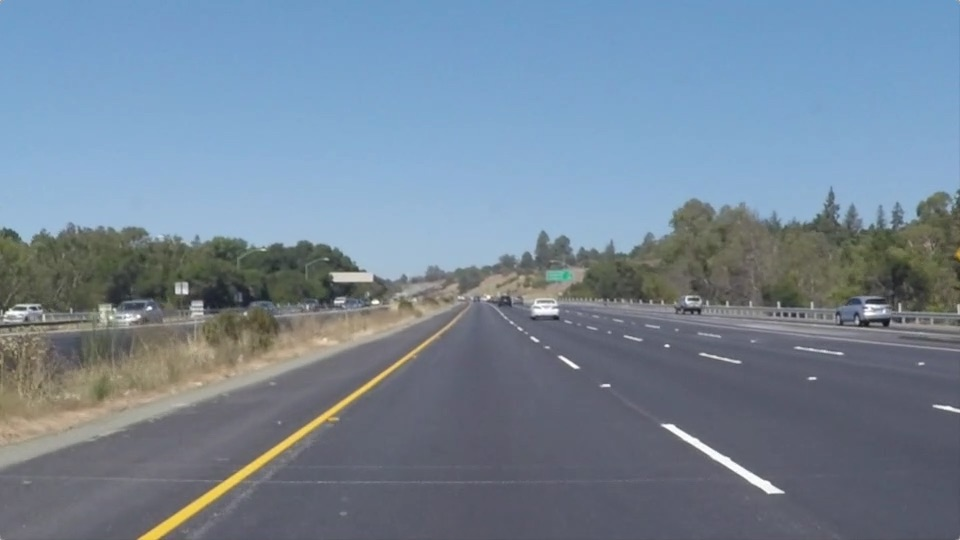
#> input picture test_images/solidYellowLeft.jpg, 960 x 540 px
$ python 'Hough Transform.py'
#> lines starting #> are read from the running program, lines starting #| are printed output that depends on the picture; after the words box and inside, x2 and y2 are one past the last pixel; in counts of white or black regions, pixels touching at a corner belong together
import matplotlib.pyplot as plt
import matplotlib.image as mpimg
import numpy as np
import cv2
import os
# Your Project Path
os.chdir('E:/Users/İndirilenler/yapay_zeka_proje_Lane_Detection')

image = mpimg.imread('test_images/solidYellowLeft.jpg')
#> image is the input picture: shape (540, 960, 3); mean R, G, B 116.5, 133.6, 150.8
gray = cv2.cvtColor(image,cv2.COLOR_RGB2GRAY)
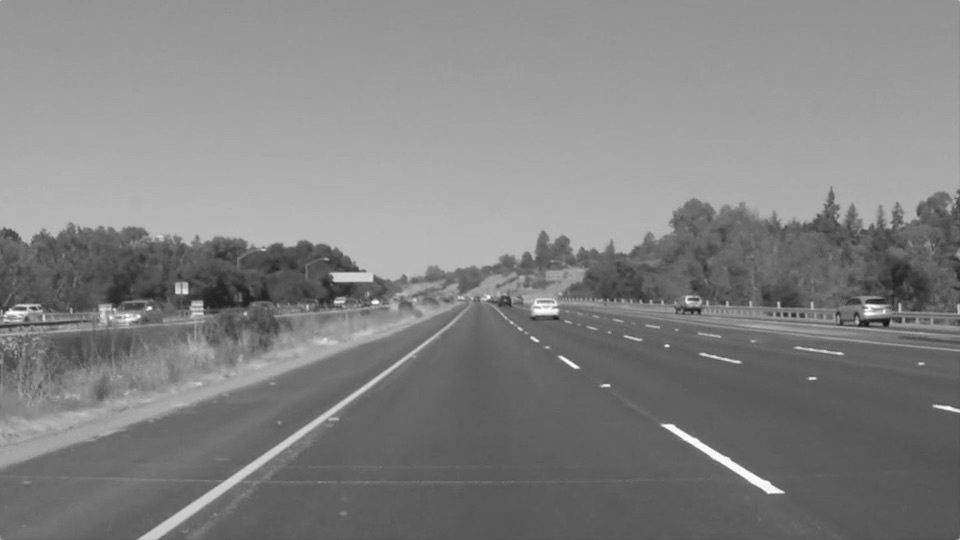
#> gray: shape (540, 960); min 19, max 255, mean 130.4

# Define a kernel size and apply Gaussian smoothing
kernel_size = 5
blur_gray = cv2.GaussianBlur(gray,(kernel_size, kernel_size),0)

# Define our parameters for Canny and apply
low_threshold = 180
high_threshold = 240
edges = cv2.Canny(blur_gray, low_threshold, high_threshold)
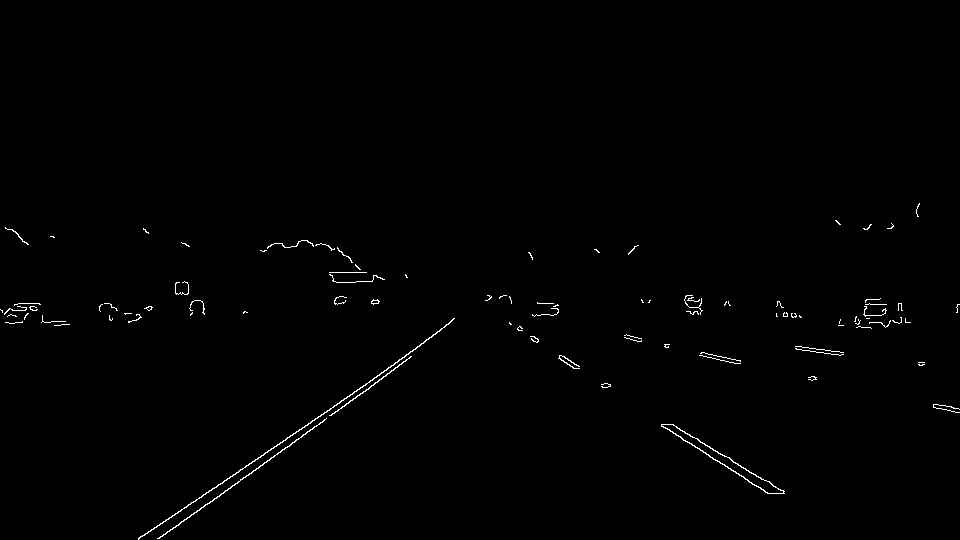
#> edges: shape (540, 960); 0.61% white in thin lines or dots, all inside (x1, y1, x2, y2) = (0, 203, 960, 540)

# Next we'll create a masked edges image using cv2.fillPoly()
mask = np.zeros_like(edges)
ignore_mask_color = 255

# This time we are defining a four sided polygon to mask
imshape = image.shape
#> imshape = (540, 960, 3)
vertices = np.array([[(0,imshape[0]),(450, 290), (490, 290), (imshape[1],imshape[0])]], dtype=np.int32)
cv2.fillPoly(mask, vertices, ignore_mask_color)
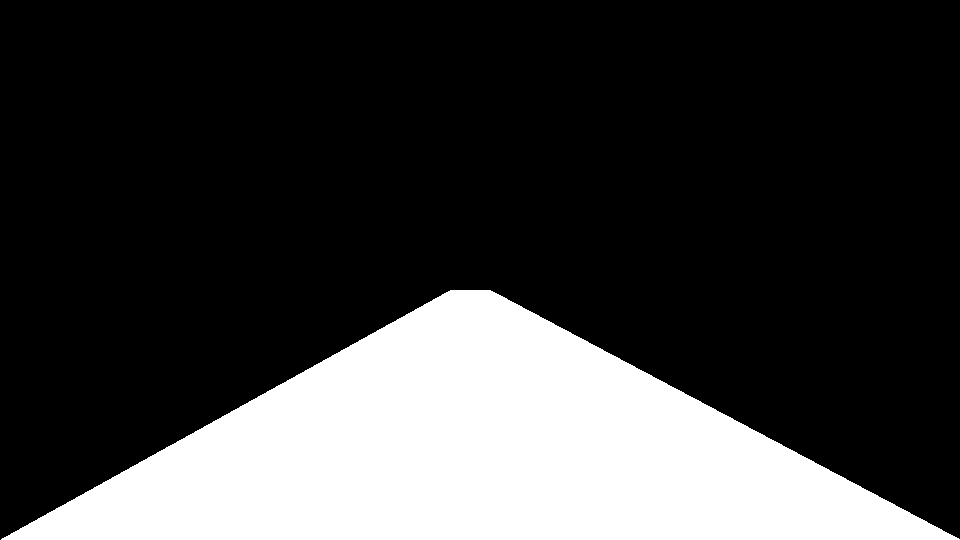
#> mask: shape (540, 960); 24.2% white; 1 white region, box (x1, y1, x2, y2) and area: (1, 290, 960, 540) 125210
masked_edges = cv2.bitwise_and(edges, mask)
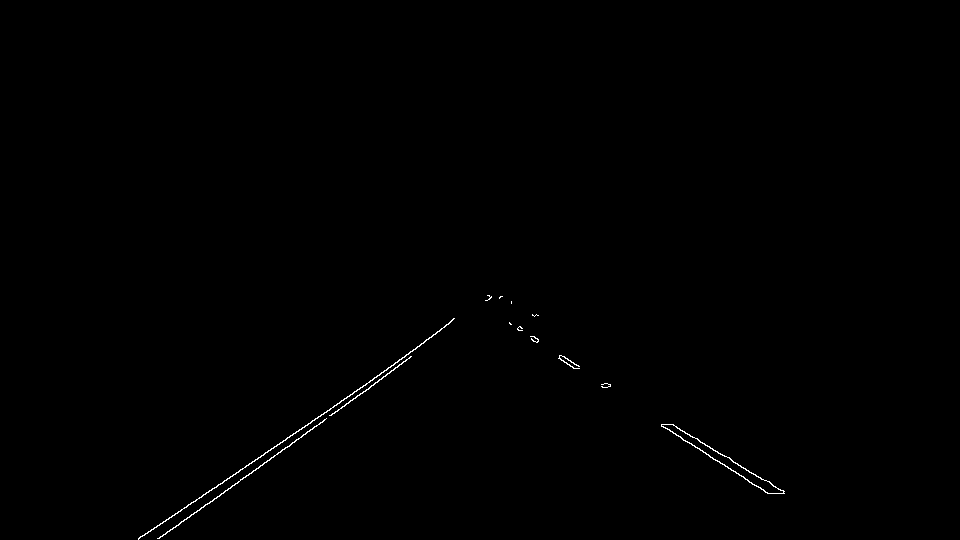
#> masked_edges: shape (540, 960); 0.29% white in thin lines or dots, all inside (x1, y1, x2, y2) = (138, 295, 785, 540)

# Define the Hough transform parameters
# Make a blank the same size as our image to draw on
rho = 1 # Distance resolution in pixels of the Hough grid
theta = np.pi/180 # Angular resolution in radians of the Hough grid
threshold = 2     # Minimum number of votes (intersections in Hough grid cell)
min_line_length = 4 #Minimum number of pixels making up a line
max_line_gap = 5    # Maximum gap in pixels between connectable line segments
line_image = np.copy(image)*0 # Creating a blank to draw lines on
#> line_image: shape (540, 960, 3); every value is 0

# Run Hough on edge detected image
# Output "lines" is an array containing endpoints of detected line segments
lines = cv2.HoughLinesP(masked_edges, rho, theta, threshold, np.array([]),
                            min_line_length, max_line_gap)
#> lines = 86 rows, first 6: [139, 537, 238, 472], [186, 519, 411, 356], [518, 327, 522, 330], [317, 418, 347, 396], [567, 358, 574, 368], [605, 383, 610, 386]

# Iterate over the output "lines" and draw lines on a blank image
for line in lines:
    for x1,y1,x2,y2 in line:
        cv2.line(line_image,(x1,y1),(x2,y2),(255,0,0),10)
#> this loop made 86 passes
#> line on passes 1 to 12: [[139, 537, 238, 472]], [[186, 519, 411, 356]], [[518, 327, 522, 330]], [[317, 418, 347, 396]], [[567, 358, 574, 368]], [[605, 383, 610, 386]], [[273, 448, 293, 433]], [[705, 453, 709, 455]], [[369, 381, 397, 362]], [[738, 465, 745, 468]], [[720, 454, 730, 458]], [[673, 433, 678, 435]]
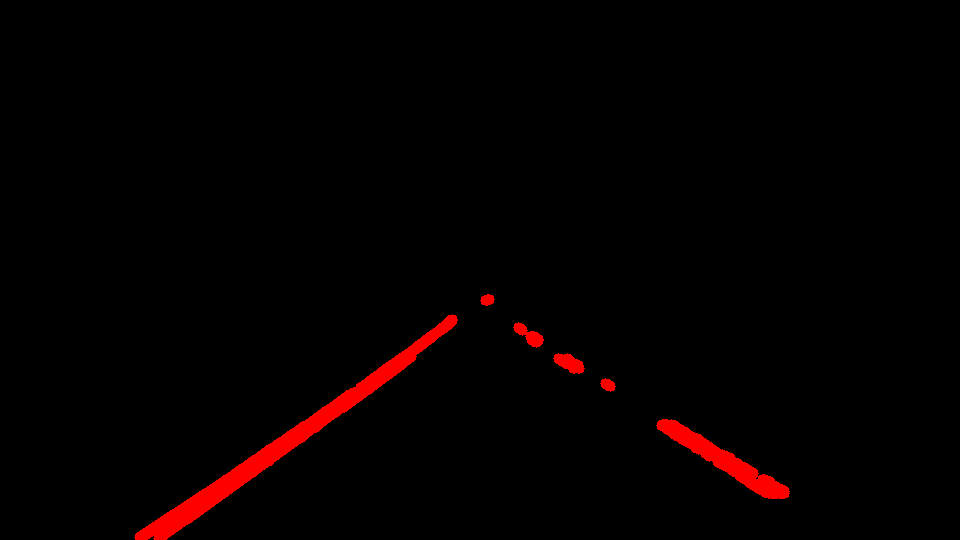
#> line_image: shape (540, 960, 3); mean R, G, B 5, 0, 0

# Create a "color" binary image to combine with line image
color_edges = np.dstack((edges, edges, edges))

# Draw the lines on the edge image
lines_edges = cv2.addWeighted(color_edges, 0.8, line_image, 1, 0)
lines_edges = cv2.polylines(lines_edges,vertices, True, (0,0,255), 10)
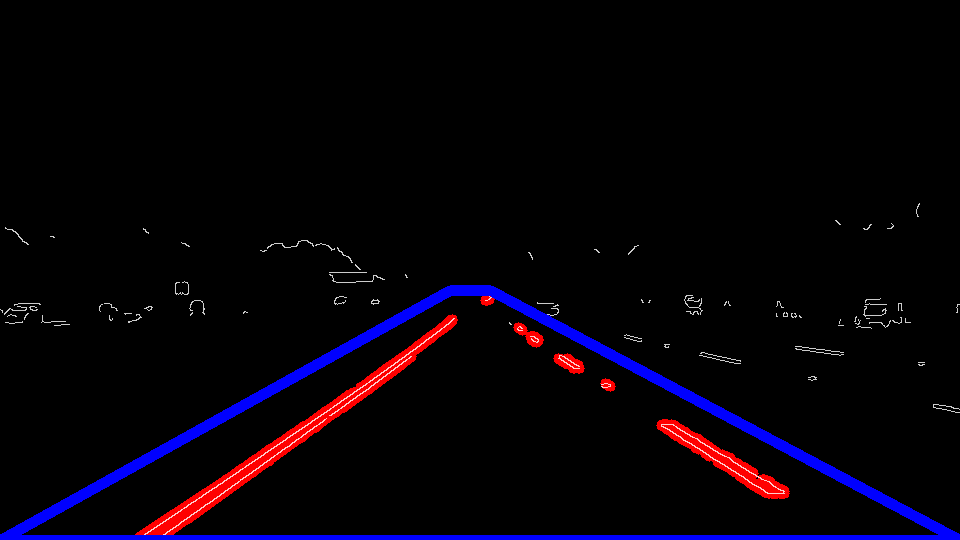
#> lines_edges: shape (540, 960, 3); mean of channels 0, 1, 2 5.6, 1.2, 9.1; drawn as R, G, B
plt.imshow(image)
plt.title("Input Image")
plt.show()
plt.imshow(lines_edges)
plt.title("Colored Lane line [In RED] and Region of Interest [In Blue]")
plt.savefig('output_colors/line_edges.jpg')
plt.show()

$ run again, with test_images/solidWhiteCurve.jpg copied over test_images/solidYellowLeft.jpg
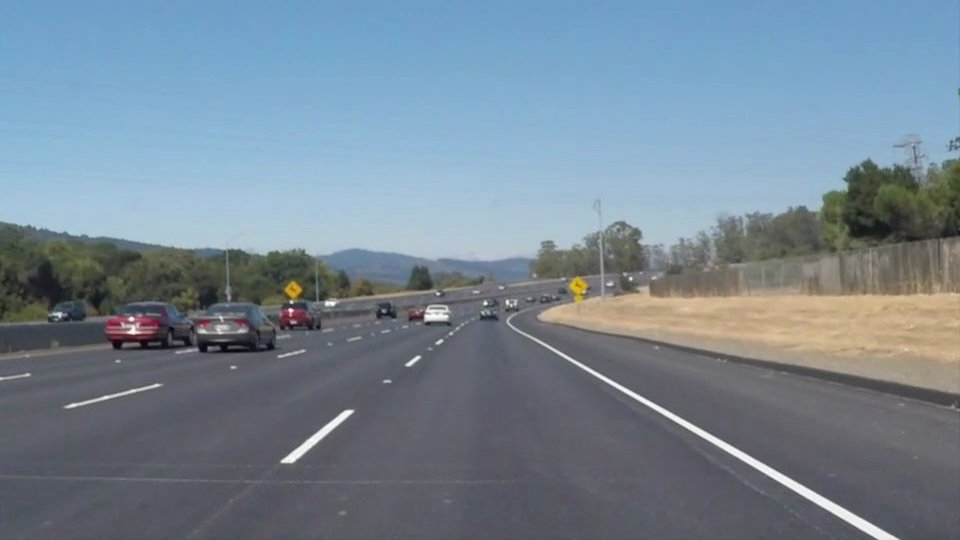
#> input picture test_images/solidWhiteCurve.jpg, 960 x 540 px
#> image is the input picture: shape (540, 960, 3); mean R, G, B 118.5, 134.5, 148.1
#> edges: shape (540, 960); 0.57% white in thin lines or dots, all inside (x1, y1, x2, y2) = (0, 159, 899, 540)
#> mask: shape (540, 960); 24.2% white; 1 white region, box (x1, y1, x2, y2) and area: (1, 290, 960, 540) 125210
#> masked_edges: shape (540, 960); 0.32% white in thin lines or dots, all inside (x1, y1, x2, y2) = (280, 299, 899, 540)
#> lines = 133 rows, first 6: [833, 503, 898, 538], [510, 323, 585, 366], [662, 413, 691, 431], [579, 367, 592, 373], [518, 333, 564, 357], [863, 531, 872, 535]
#> the loop `for line in lines:` made 133 passes
#> after the loop `for line in lines:`:
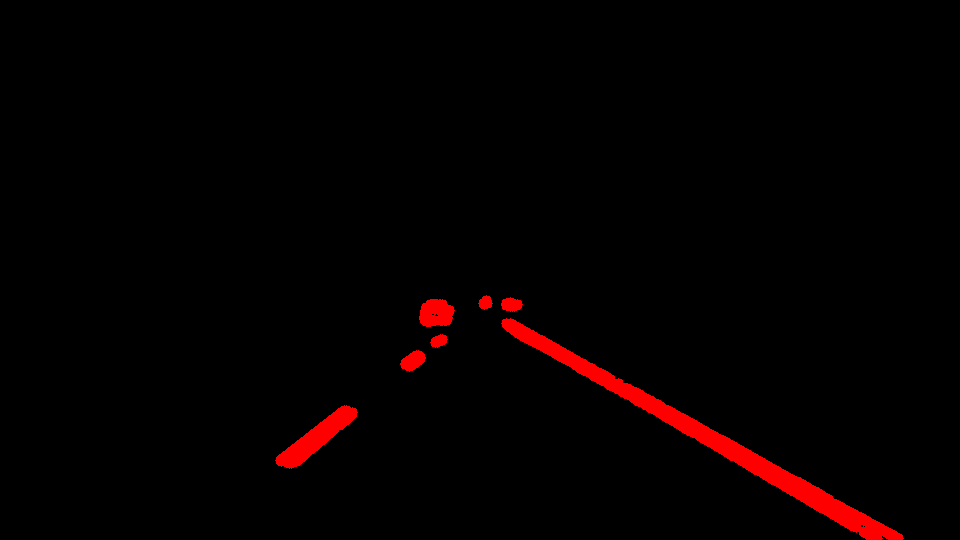
#> line_image: shape (540, 960, 3); mean R, G, B 5.5, 0, 0
#> `lines_edges = cv2.polylines(lines_edges,vertices, True, (0,0,255), 10)`:
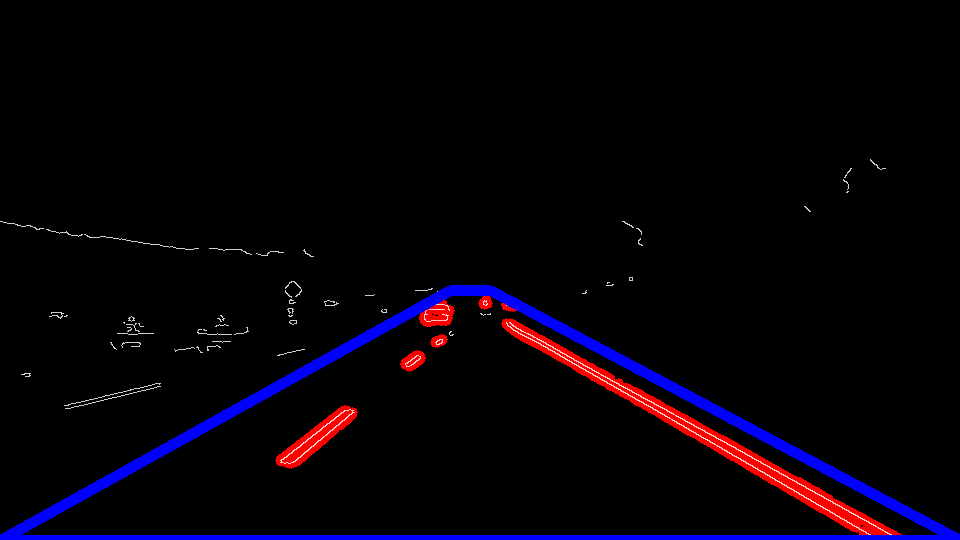
#> lines_edges: shape (540, 960, 3); mean of channels 0, 1, 2 5.7, 1.1, 9.1; drawn as R, G, B

$ run again, with test_images/solidWhiteRight.jpg copied over test_images/solidYellowLeft.jpg
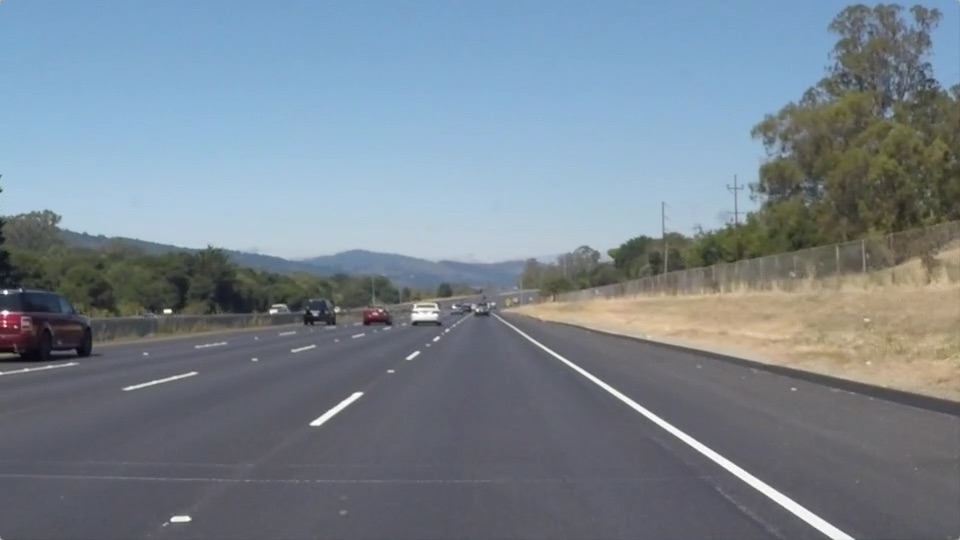
#> input picture test_images/solidWhiteRight.jpg, 960 x 540 px
#> image is the input picture: shape (540, 960, 3); mean R, G, B 120.3, 132.6, 143.7
#> edges: shape (540, 960); 0.54% white in thin lines or dots, all inside (x1, y1, x2, y2) = (0, 78, 936, 540)
#> mask: shape (540, 960); 24.2% white; 1 white region, box (x1, y1, x2, y2) and area: (1, 290, 960, 540) 125210
#> masked_edges: shape (540, 960); 0.3% white in thin lines or dots, all inside (x1, y1, x2, y2) = (170, 295, 855, 540)
#> lines = 70 rows, first 6: [822, 531, 832, 538], [500, 317, 854, 538], [503, 323, 773, 499], [423, 307, 439, 308], [319, 425, 361, 395], [315, 419, 356, 392]
#> the loop `for line in lines:` made 70 passes
#> after the loop `for line in lines:`:
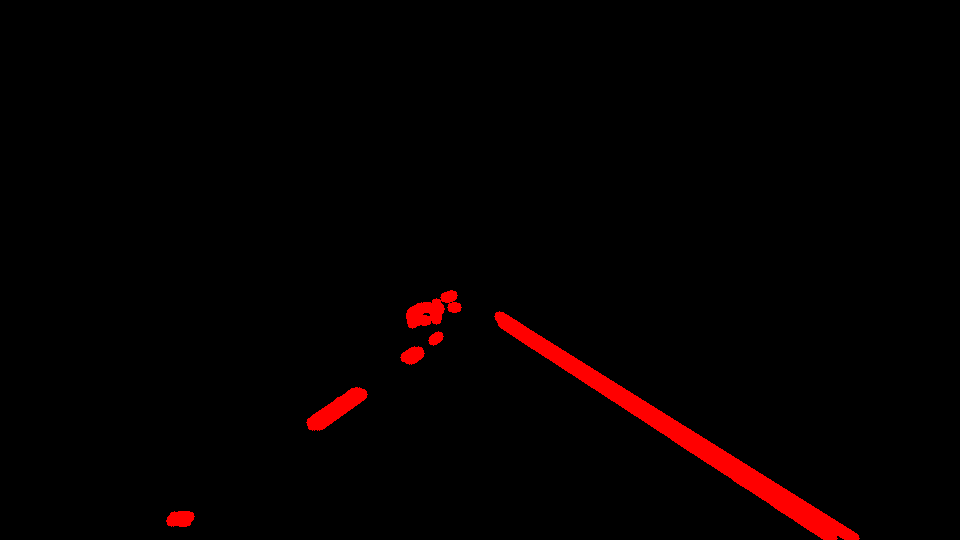
#> line_image: shape (540, 960, 3); mean R, G, B 5.3, 0, 0
#> `lines_edges = cv2.polylines(lines_edges,vertices, True, (0,0,255), 10)`:
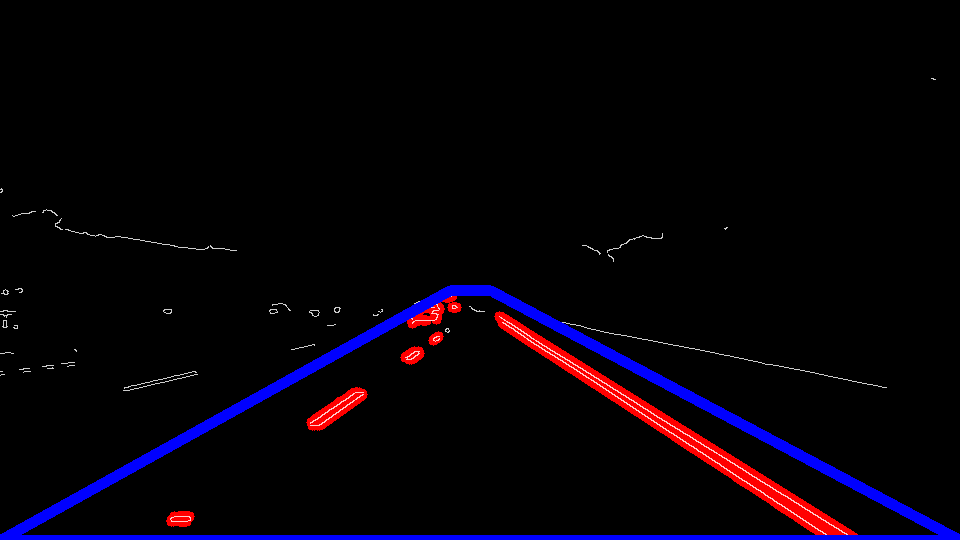
#> lines_edges: shape (540, 960, 3); mean of channels 0, 1, 2 5.5, 1.1, 9; drawn as R, G, B

$ run again, with test_images/solidYellowCurve.jpg copied over test_images/solidYellowLeft.jpg
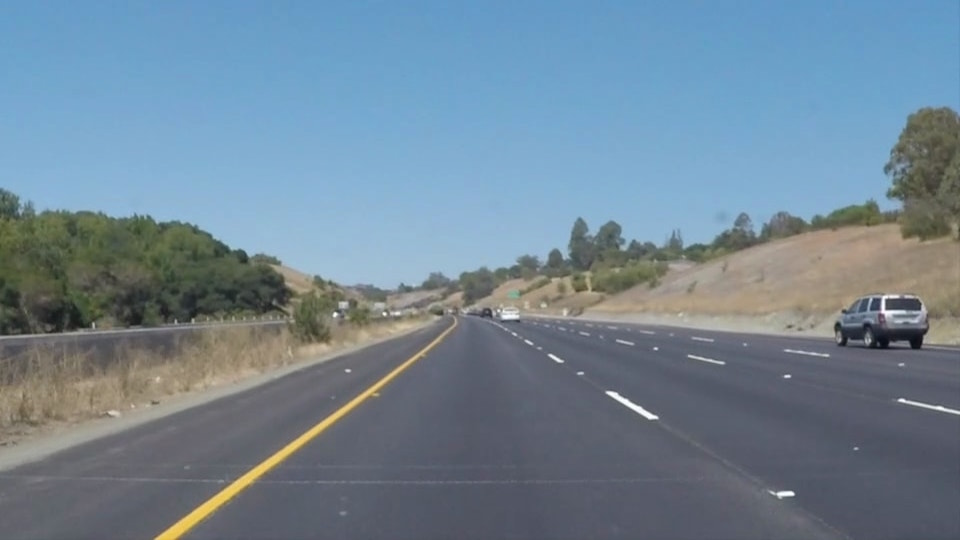
#> input picture test_images/solidYellowCurve.jpg, 960 x 540 px
#> image is the input picture: shape (540, 960, 3); mean R, G, B 113, 133.4, 149
#> edges: shape (540, 960); 0.46% white in thin lines or dots, all inside (x1, y1, x2, y2) = (0, 214, 960, 540)
#> mask: shape (540, 960); 24.2% white; 1 white region, box (x1, y1, x2, y2) and area: (1, 290, 960, 540) 125210
#> masked_edges: shape (540, 960); 0.25% white in thin lines or dots, all inside (x1, y1, x2, y2) = (154, 308, 795, 540)
#> lines = 102 rows, first 6: [310, 430, 438, 337], [181, 533, 226, 499], [339, 416, 349, 410], [260, 475, 269, 467], [258, 466, 318, 423], [204, 502, 240, 478]
#> the loop `for line in lines:` made 102 passes
#> after the loop `for line in lines:`:
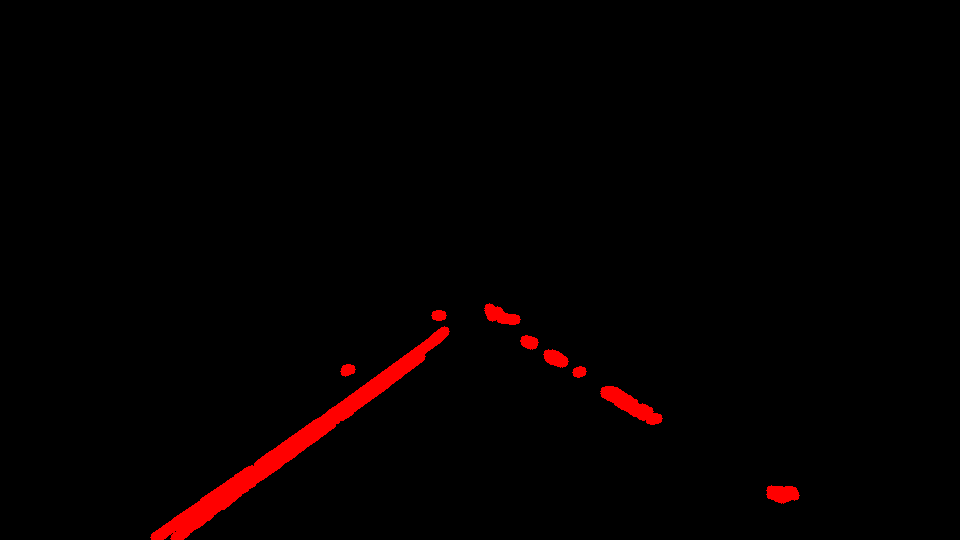
#> line_image: shape (540, 960, 3); mean R, G, B 4.6, 0, 0
#> `lines_edges = cv2.polylines(lines_edges,vertices, True, (0,0,255), 10)`:
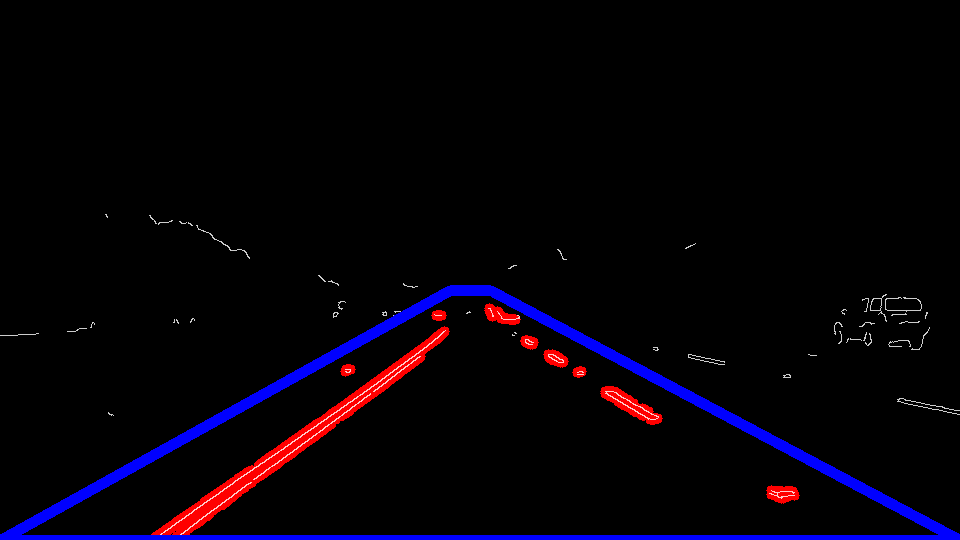
#> lines_edges: shape (540, 960, 3); mean of channels 0, 1, 2 4.9, 0.9, 8.9; drawn as R, G, B
